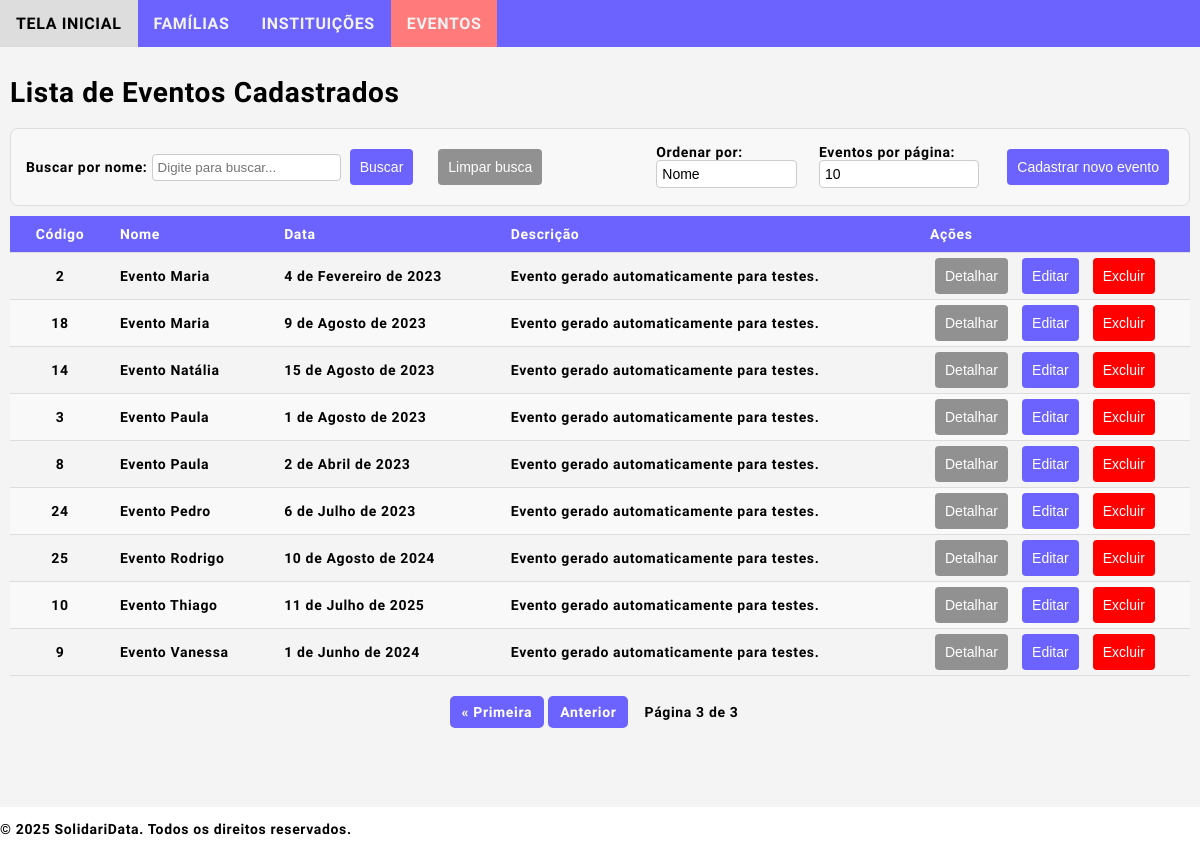
Before: /sdata/events/?page=4&order_by=event_name&per_page=10&search= with the older database file.
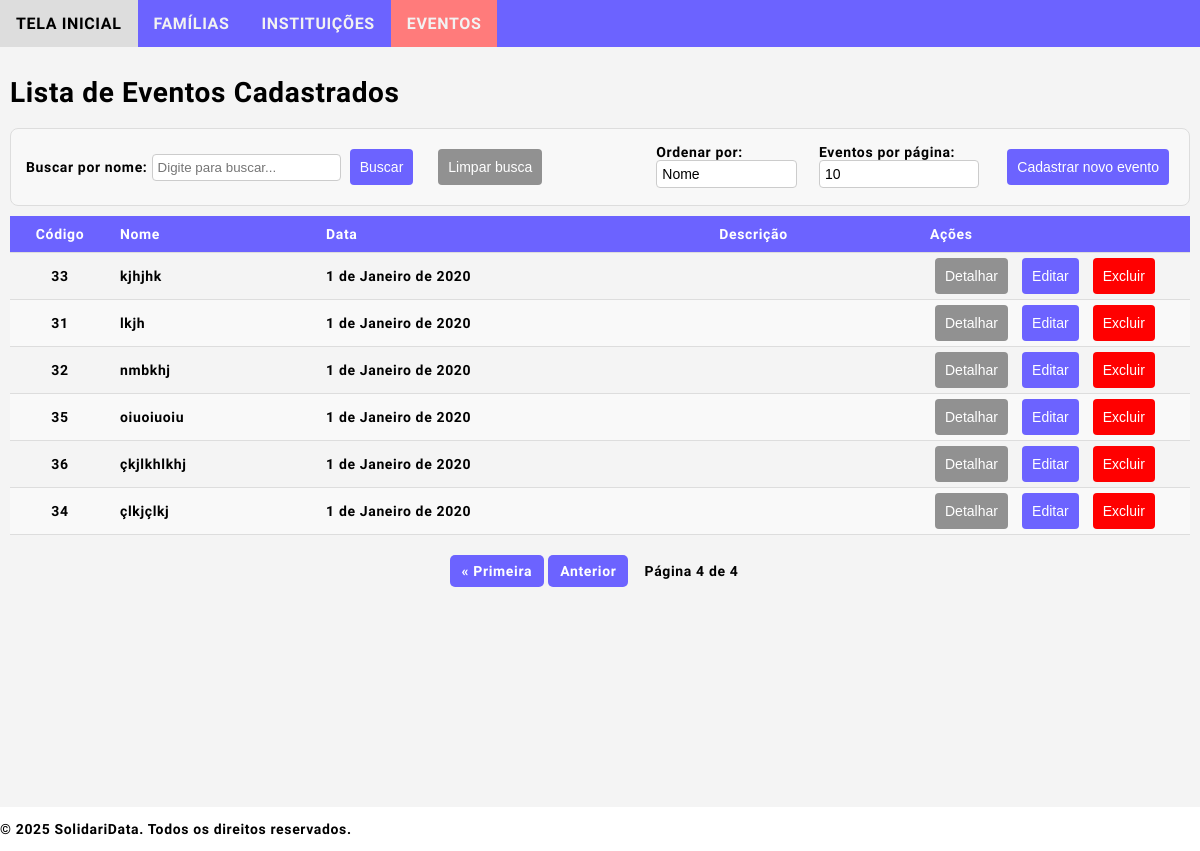
After: the same page with the newer database file.
### sdata/models.py (models this page shows, shortened)
class Event(models.Model):
    event_id = models.AutoField(primary_key=True)
    event_name = models.CharField(max_length=100, db_index=True)
    event_date = models.DateField()
    event_location_street = models.CharField(max_length=65)
    event_location_number = models.CharField(max_length=10)
    event_location_neighborhood = models.CharField(max_length=65)
    event_location_city = models.CharField(max_length=65)
    event_location_state = models.CharField(max_length=2, choices=Family.BRAZILIAN_STATES, blank=True, default='SP')
    event_location_zipcode = models.CharField(max_length=10, blank=True)
    event_location_complement = models.CharField(max_length=255, blank=True)
    event_institution = models.ForeignKey(
        Institution,
        on_delete=models.SET_NULL,  # Use SET_NULL to allow the field to be null if the institution is deleted
        blank=True,
        null=True,  # Add null=True to allow null values
        related_name="events"
    )
    event_website = models.URLField(blank=True)
    event_social_media = models.CharField(max_length=255, blank=True)
    event_contact_person = models.CharField(max_length=100, blank=True)
    event_contact_phone = models.CharField(max_length=15, blank=True)
    event_contact_email = models.EmailField(blank=True)
    event_description = models.TextField(blank=True)
    event_note = models.TextField(blank=True)
    event_created = models.DateTimeField(auto_now_add=True)
    event_updated = models.DateTimeField(auto_now=True)

### sdata/views.py (the view)
# urls.py: path('sdata/events/', views.event_list, name='event_list'),
def event_list(request):
    search_query = request.GET.get('search', '').lower()
    search_query_normalized = remove_accents(search_query)  # Normalize the search term
    order_by = request.GET.get('order_by', 'event_name')  # Default ordering
    per_page = request.GET.get('per_page', '10')  # Default page size is 10
    events = [e for e in Event.objects.all().order_by(order_by) if
              remove_accents(e.event_name.lower()).find(search_query_normalized) != -1
              ]
    paginator = Paginator(events, int(per_page))
    page_number = request.GET.get('page')
    page_obj = paginator.get_page(page_number)
    return render(request, 'sdata/event_list.html', {
        'page_obj': page_obj,
        'order_by': order_by,
        'per_page': per_page,
        'search_query': search_query,
    })

### sdata/views.py (called while the page is built)
def remove_accents(input_str):
    return ''.join(
        c for c in unicodedata.normalize('NFD', input_str)
        if unicodedata.category(c) != 'Mn'
    )

### sdata/templates/sdata/event_list.html (shortened to what this page needs)
{% extends "sdata/base.html" %}
{% block content %}
<h1>Lista de Eventos Cadastrados</h1>
<div class="list-view-functions">
    <div>
        <form method="get">
            <label for="search" style="align-self: flex-start;">Buscar por nome:</label>
            <input type="text" name="search" id="search" value="{{ search_query }}" placeholder="Digite para buscar...">
            <button type="submit" class="btn-primary">Buscar</button>
        </form>
    </div>
    <div>
        <form method="get">
            <button type="submit" class="btn-secondary">Limpar busca</button>
        </form>
    </div>
    <div>
        <form method="get">
            <label for="order_by">Ordenar por:</label>
            <select name="order_by" id="order_by" onchange="this.form.submit()">
                <option value="event_name" {% if order_by == 'event_name' %}selected{% endif %}>Nome</option>
            </select>
        </form>
    </div>
    <div>
        <form method="get">
            <label for="per_page">Eventos por página:</label>
            <select name="per_page" id="per_page" onchange="this.form.submit()">
                <option value="10" {% if per_page == '10' %}selected{% endif %}>10</option>
            </select>
        </form>
    </div>
    <div>
        <button type="button" class="btn-primary" onclick="window.location.href='{% url 'event_create' %}'">
            Cadastrar novo evento
        </button>
    </div>
</div>
<table>
    <thead>
        <tr>
            <th>Código</th>
            <th>Nome</th>
            <th>Data</th>
            <th>Descrição</th>
            <th>Ações</th>
        </tr>
    </thead>
    <tbody>
        {% for event in page_obj %}
        <tr>
            <td>{{ event.event_id }}</td>
            <td>{{ event.event_name }}</td>
            <td>{{ event.event_date }}</td>
            <td>{{ event.event_description }}</td>
            <td>
                <button type="button" class="btn-secondary" onclick="window.location.href='{% url 'event_detail' event.pk %}'">
                    Detalhar
                </button>
                <button type="button" class="btn-primary" onclick="window.location.href='{% url 'event_update' event.pk %}'">
                    Editar
                </button>
                <button type="button" class="btn-danger" onclick="window.location.href='{% url 'event_delete' event.pk %}'">
                    Excluir
                </button>
            </td>
        </tr>
        {% empty %}
        <tr>
            <td colspan="4" style="text-align: center;">Nenhum evento encontrado.</td>
        </tr>
        {% endfor %}
    </tbody>
</table>
<div class="pagination">
    <span class="step-links">
        {% if page_obj.has_previous %}
        <a href="?page=1&order_by={{ order_by }}&per_page={{ per_page }}&search={{ search_query }}">&laquo; Primeira</a>
        <a href="?page={{ page_obj.previous_page_number }}&order_by={{ order_by }}&per_page={{ per_page }}&search={{ search_query }}">Anterior</a>
        {% endif %}
        <span>Página {{ page_obj.number }} de {{ page_obj.paginator.num_pages }}</span>
    </span>
</div>
{% endblock %}

Changed rows visible on the page:
no longer on this page (row edited): Event: event_id "2", event_name "Evento Maria", event_date "4 de Fevereiro de 2023", event_description "Evento gerado automaticamente para testes."
no longer on this page (row edited): Event: event_id "18", event_name "Evento Maria", event_date "9 de Agosto de 2023", event_description "Evento gerado automaticamente para testes."
no longer on this page (row edited): Event: event_id "14", event_name "Evento Natália", event_date "15 de Agosto de 2023", event_description "Evento gerado automaticamente para testes."
no longer on this page (row edited): Event: event_id "3", event_name "Evento Paula", event_date "1 de Agosto de 2023", event_description "Evento gerado automaticamente para testes."
no longer on this page (row edited): Event: event_id "8", event_name "Evento Paula", event_date "2 de Abril de 2023", event_description "Evento gerado automaticamente para testes."
no longer on this page (row edited): Event: event_id "24", event_name "Evento Pedro", event_date "6 de Julho de 2023", event_description "Evento gerado automaticamente para testes."
no longer on this page (row edited): Event: event_id "25", event_name "Evento Rodrigo", event_date "10 de Agosto de 2024", event_description "Evento gerado automaticamente para testes."
no longer on this page (row edited): Event: event_id "10", event_name "Evento Thiago", event_date "11 de Julho de 2025", event_description "Evento gerado automaticamente para testes."
no longer on this page (row edited): Event: event_id "9", event_name "Evento Vanessa", event_date "1 de Junho de 2024", event_description "Evento gerado automaticamente para testes."
added Event: event_id "33", event_name "kjhjhk", event_date "1 de Janeiro de 2020"
added Event: event_id "31", event_name "lkjh", event_date "1 de Janeiro de 2020"
added Event: event_id "32", event_name "nmbkhj", event_date "1 de Janeiro de 2020"
added Event: event_id "35", event_name "oiuoiuoiu", event_date "1 de Janeiro de 2020"
added Event: event_id "36", event_name "çkjlkhlkhj", event_date "1 de Janeiro de 2020"
added Event: event_id "34", event_name "çlkjçlkj", event_date "1 de Janeiro de 2020"
Other visible differences:
{{ page_obj.number }}: "3" → "4"
{{ page_obj.paginator.num_pages }}: "3" → "4"
